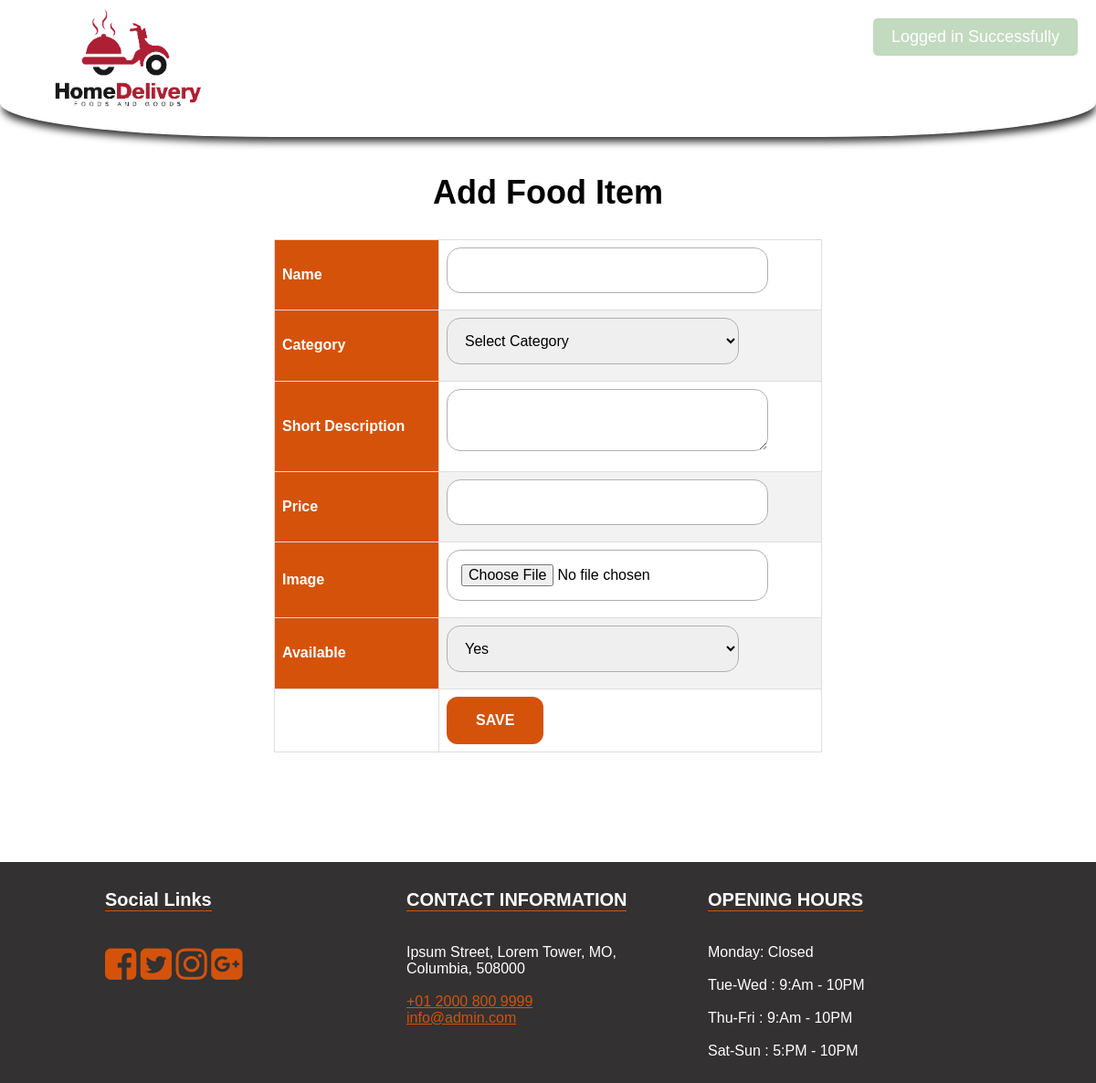
Page /add-food.php (signed in) on the committed database.
### tables this page shows
CREATE TABLE `settings` (
  `id` int(11) NOT NULL,
  `about_title` text NOT NULL,
  `about_detail` text NOT NULL,
  `about_img` varchar(255) NOT NULL,
  `fb_link` varchar(255) NOT NULL,
  `tw_link` varchar(255) NOT NULL,
  `ins_link` varchar(255) NOT NULL,
  `gplus_link` varchar(255) NOT NULL,
  `contact_info` text NOT NULL,
  `opening_hours` text NOT NULL,
  `currency` enum('GBP','USD','EURO') NOT NULL DEFAULT 'GBP'
);

### functions/flash.php (called while the page is built, shortened)
<?php
class FlashMessage {
    public static function render($var) {
        $messages = $_SESSION[$var];
        return $messages;
    }
}
?>

### add-food.php (the view, shortened to what this page needs)
<?php
include 'functions/flash.php';
$flash = new \FlashMessage();
include 'includes/header.php';
?>
	<section class="inner-page-sec">
		<div class="container">
			<h1>Add Food Item</h1>
			<div style="overflow-x:auto;">
				<form class="category-form" action="functions/food-add-fun.php" method="post" enctype="multipart/form-data">
					<table class="custom-tbl">
						<tr>
							<th>
								<label>Name</label>
							</th>
							<td>
								<input type="text" name="name" class="input-text" required>
							</td>
						</tr>
						<tr>
							<th>
								<label>Category</label>
							</th>
							<td>
								<select name="category_id" class="input-text" required>
									<option value="">Select Category</option>
								</select>
							</td>
						</tr>
						<tr>
							<th>
								<label>Short Description</label>
							</th>
							<td>
								<textarea name="short_desc" class="input-text" required></textarea>
							</td>
						</tr>
						<tr>
							<th>
								<label>Price</label>
							</th>
							<td>
								<input type="text" name="price" class="input-text" required>
							</td>
						</tr>
						<tr>
							<th>
								<label>Image</label>
							</th>
							<td>
								<input type="file" name="image" class="input-text" required>
							</td>
						</tr>
						<tr>
							<th>
								<label>Available</label>
							</th>
							<td>
								<select name="available" class="input-text" required>
									<option value="yes">Yes</option>
								</select>
							</td>
						</tr>
						<tr>
							<td></td>
							<td colspan="2">
								<input type="submit" name="save" class="btn login-btn" value="Save">
							</td>
						</tr>
					</table>
				</form>
			</div>
		</div>
	</section>
<?php include 'includes/footer.php'; ?>

### includes/footer.php (shortened to what this page needs)
<footer>
	<div class="container">
		<div class="col-1">
			<h3>Social Links</h3>
			<ul>
				<li><a href="<?php echo $rowS['fb_link'];?>"><i class="fa fa-facebook-square" aria-hidden="true"></i></a></li>
				<li><a href="<?php echo $rowS['tw_link'];?>"><i class="fa fa-twitter-square" aria-hidden="true"></i></a></li>
				<li><a href="<?php echo $rowS['ins_link'];?>"><i class="fa fa-instagram" aria-hidden="true"></i></a></li>
				<li><a href="<?php echo $rowS['gplus_link'];?>"><i class="fa fa-google-plus-square" aria-hidden="true"></i></a></li>
			</ul>
		</div>
		<div class="col-1">
			<h3>CONTACT INFORMATION</h3>
			<p>
				<?php echo $rowS['contact_info'];?>
			</p>
		</div>
		<div class="col-1">
			<h3>OPENING HOURS</h3>
			<p>
				<?php echo $rowS['opening_hours'];?>
			</p>
		</div>
	</div>
</footer>
</div>
<?php
$nmsg=$flash->render('notification_msg');
$ntype=$flash->render('notification_type');
$str = "";
if($nmsg){
	$str .= '<div class="notificaton-msg msg-'.$ntype.'" style="top:20px;">';
    $str .= $nmsg;
	$str .= '</div>';
}
echo $str;
?>
</body>
</html>

### css/main.css (style rules this page uses)
body { margin: 0; font-family: Arial, Helvetica, sans-serif; }
.btn { text-transform: uppercase; padding: 19px 36px; }
.btn { display: inline-block; font-weight: 600; text-align: center; white-space: nowrap; vertical-align: middle; -webkit-user-select: none; -moz-user-select: none; -ms-user-select: none; user-select: none; border: 2px solid transparent; padding: 12px 30px; font-size: 16px; line-height: 1.5; border-radius: .1875rem; transition: color .15s ease-in-out, background-color .15s ease-in-out, border-color .15s ease-in-out, box-shadow .15s ease-in-out; }
footer { background-color: #333131; color: #fff; }
footer .container { max-width: 1000px; width: 100%; margin: 0px auto; }
footer .container .col-1 { float: left; width: 30%; padding: 10px 15px; }
footer .container .col-1 a { color: #d5520a; }
footer .container .col-1 h3 { text-align: left; font-size: 20px; border-bottom: 1px solid #d5530c; display: inline-block; }
footer .container .col-1 ul { padding: 0px; list-style: none; }
footer .container .col-1 ul li { display: inline-block; }
footer .container .col-1 ul li a { font-size: 40px; color: #d5520a; }
.inner-page-sec { padding-top: 150px; padding-bottom: 80px; }
.inner-page-sec .container { max-width: 1000px; width: 100%; margin: 40px auto; }
.inner-page-sec .container h1 { text-align: center; font-size: 36px; }
.input-text { max-width: 320px; width: 100%; padding: 15px 15px; font-size: 16px; margin-bottom: 10px; border-radius: 15px; border: 1px solid #b3aeae; }
.login-btn { background-color: #d5520a; color: #fff; border-radius: 12px; }
.notificaton-msg { position: fixed; top: 20px; right: 20px; z-index: 99999999; background-color: #4e4242; color: #fff; padding: 10px 20px 10px; border-radius: 5px; font-size: 18px; font-weight: 100; font-family: sans-serif; }
.notificaton-msg.msg-success { background-color: #63a05c; color: #fff; }
.custom-tbl { font-family: Arial, Helvetica, sans-serif; border-collapse: collapse; width: 100%; }
.custom-tbl td, .custom-tbl th { border: 1px solid #ddd; padding: 8px; }
.custom-tbl tr:nth-child(even) { background-color: #f2f2f2; }
.custom-tbl th { padding-top: 12px; padding-bottom: 12px; text-align: left; background-color: #d5520a; color: white; }
.category-form { max-width: 600px; margin: 0px auto; }

### rows in the picture
settings: contact_info "Ipsum Street, Lorem Tower, MO, Columbia, 508000 +01 2000 800 9999 info@admin.com", opening_hours "Monday: Closed Tue-Wed : 9:Am - 10PM Thu-Fri : 9:Am - 10PM Sat-Sun : 5:PM - 10PM"
